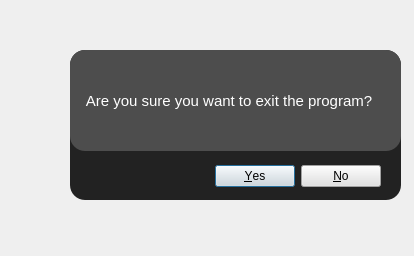
<?xml version="1.0" encoding="UTF-8"?>
<ui version="4.0">
 <class>Dialog</class>
 <widget class="QDialog" name="Dialog">
  <property name="geometry">
   <rect>
    <x>0</x>
    <y>0</y>
    <width>414</width>
    <height>256</height>
   </rect>
  </property>
  <property name="windowTitle">
   <string>Dialog</string>
  </property>
  <widget class="QWidget" name="widget" native="true">
   <property name="geometry">
    <rect>
     <x>70</x>
     <y>50</y>
     <width>331</width>
     <height>150</height>
    </rect>
   </property>
   <property name="styleSheet">
    <string notr="true">border-radius:15px;
background-color: rgb(34, 34, 34);</string>
   </property>
   <widget class="QLabel" name="label">
    <property name="geometry">
     <rect>
      <x>0</x>
      <y>0</y>
      <width>331</width>
      <height>101</height>
     </rect>
    </property>
    <property name="font">
     <font>
      <pointsize>11</pointsize>
      <weight>50</weight>
      <bold>false</bold>
      <strikeout>false</strikeout>
     </font>
    </property>
    <property name="styleSheet">
     <string notr="true">background-color: rgb(77, 77, 77);
color: rgb(255, 255, 255);
</string>
    </property>
    <property name="text">
     <string>    Are you sure you want to exit the program?</string>
    </property>
   </widget>
   <widget class="QDialogButtonBox" name="buttonBox">
    <property name="geometry">
     <rect>
      <x>30</x>
      <y>106</y>
      <width>281</width>
      <height>41</height>
     </rect>
    </property>
    <property name="styleSheet">
     <string notr="true">border-radius: -15px;
background-color: rgb(225, 225, 225);</string>
    </property>
    <property name="orientation">
     <enum>Qt::Horizontal</enum>
    </property>
    <property name="standardButtons">
     <set>QDialogButtonBox::No|QDialogButtonBox::Yes</set>
    </property>
   </widget>
  </widget>
 </widget>
 <resources/>
 <connections>
  <connection>
   <sender>buttonBox</sender>
   <signal>accepted()</signal>
   <receiver>Dialog</receiver>
   <slot>accept()</slot>
   <hints>
    <hint type="sourcelabel">
     <x>248</x>
     <y>254</y>
    </hint>
    <hint type="destinationlabel">
     <x>157</x>
     <y>274</y>
    </hint>
   </hints>
  </connection>
  <connection>
   <sender>buttonBox</sender>
   <signal>rejected()</signal>
   <receiver>Dialog</receiver>
   <slot>reject()</slot>
   <hints>
    <hint type="sourcelabel">
     <x>316</x>
     <y>260</y>
    </hint>
    <hint type="destinationlabel">
     <x>286</x>
     <y>274</y>
    </hint>
   </hints>
  </connection>
 </connections>
</ui>
